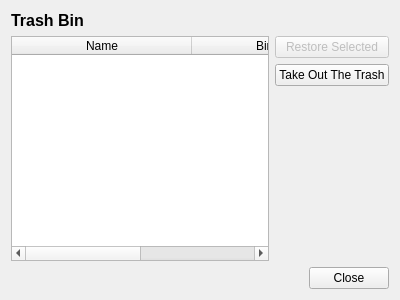
<?xml version="1.0" encoding="UTF-8"?>
<ui version="4.0">
 <class>TrashBinPioneers</class>
 <widget class="QDialog" name="TrashBinPioneers">
  <property name="geometry">
   <rect>
    <x>0</x>
    <y>0</y>
    <width>400</width>
    <height>300</height>
   </rect>
  </property>
  <property name="windowTitle">
   <string>Pioneer's Trash Bin</string>
  </property>
  <property name="windowIcon">
   <iconset resource="resources.qrc">
    <normaloff>:/icons/Images/Trash_Can.png</normaloff>:/icons/Images/Trash_Can.png</iconset>
  </property>
  <property name="styleSheet">
   <string notr="true">selection-color: rgb(0, 0, 0);
selection-background-color: rgb(157, 224, 255);
alternate-background-color: rgb(233, 255, 255);</string>
  </property>
  <layout class="QVBoxLayout" name="verticalLayout_3">
   <item>
    <widget class="QLabel" name="label_trash_bin">
     <property name="text">
      <string>&lt;html&gt;&lt;head/&gt;&lt;body&gt;&lt;p&gt;&lt;span style=&quot; font-size:12pt; font-weight:600;&quot;&gt;Trash Bin&lt;/span&gt;&lt;/p&gt;&lt;/body&gt;&lt;/html&gt;</string>
     </property>
    </widget>
   </item>
   <item>
    <layout class="QVBoxLayout" name="verticalLayout_2">
     <item>
      <layout class="QHBoxLayout" name="horizontalLayout">
       <item>
        <widget class="QTableWidget" name="table_pioneers">
         <property name="editTriggers">
          <set>QAbstractItemView::NoEditTriggers</set>
         </property>
         <property name="alternatingRowColors">
          <bool>true</bool>
         </property>
         <property name="selectionBehavior">
          <enum>QAbstractItemView::SelectRows</enum>
         </property>
         <attribute name="horizontalHeaderDefaultSectionSize">
          <number>180</number>
         </attribute>
         <attribute name="horizontalHeaderStretchLastSection">
          <bool>true</bool>
         </attribute>
         <attribute name="verticalHeaderVisible">
          <bool>false</bool>
         </attribute>
         <column>
          <property name="text">
           <string>Name</string>
          </property>
         </column>
         <column>
          <property name="text">
           <string>Birth Year</string>
          </property>
         </column>
        </widget>
       </item>
       <item>
        <layout class="QVBoxLayout" name="verticalLayout">
         <item>
          <widget class="QPushButton" name="button_restore_selected">
           <property name="enabled">
            <bool>false</bool>
           </property>
           <property name="text">
            <string>Restore Selected</string>
           </property>
          </widget>
         </item>
         <item>
          <widget class="QPushButton" name="button_take_out_the_trash">
           <property name="text">
            <string>Take Out The Trash</string>
           </property>
          </widget>
         </item>
         <item>
          <spacer name="verticalSpacer">
           <property name="orientation">
            <enum>Qt::Vertical</enum>
           </property>
           <property name="sizeHint" stdset="0">
            <size>
             <width>20</width>
             <height>40</height>
            </size>
           </property>
          </spacer>
         </item>
        </layout>
       </item>
      </layout>
     </item>
    </layout>
   </item>
   <item>
    <layout class="QHBoxLayout" name="horizontalLayout_3">
     <item>
      <spacer name="horizontalSpacer">
       <property name="orientation">
        <enum>Qt::Horizontal</enum>
       </property>
       <property name="sizeHint" stdset="0">
        <size>
         <width>40</width>
         <height>20</height>
        </size>
       </property>
      </spacer>
     </item>
     <item>
      <widget class="QPushButton" name="button_close">
       <property name="text">
        <string>Close</string>
       </property>
      </widget>
     </item>
    </layout>
   </item>
  </layout>
 </widget>
 <resources>
  <include location="resources.qrc"/>
 </resources>
 <connections/>
</ui>
